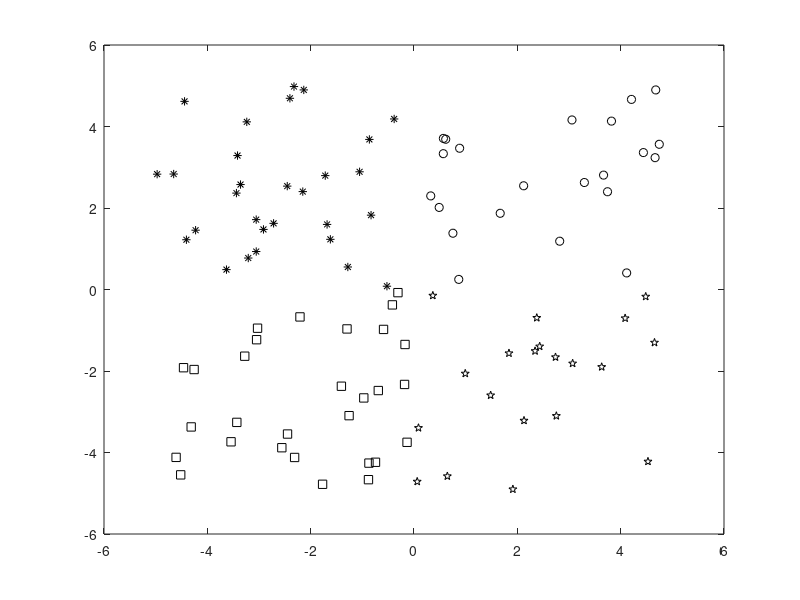

The MATLAB script that drew this image: (Note: this script raises an error after producing the figure.)
n_in  = 2;
n_middle1 = 6;
n_middle2 = 6;
n_out = 4;

W1 = 2 * rand(n_middle1, n_in + 1) - 1;
W2 = 2 * rand(n_middle2, n_middle1 + 1) - 1;
W3 = 2 * rand(n_out , n_middle2 + 1) - 1;

%W1 = [-5.610178594751309,0.220921071101528,0.875040696968087;0.209195526880620,3.643609673741753,-0.585734291327199];
%W2 = [-1.527146392319680,1.385365970700792,3.187447013420893;0.979321348454371,2.227885538080948,1.625213891378540];
%W3 = [0.700399008526771,0.393397358100480,-0.343210361637855;0.349992028881816,0.202788257962965,-0.168859007427732;-3.28307320379492,0.00364399663019973,3.27090765677685;1.05956677214521,-1.20175399157776,0.139514108601054];

n=100;
Mx=10;
E=Mx*rand([2,n])-Mx/2*ones(2,n); % Mittelwert Null
k1=E(1,:)>=0;
k2=E(2,:)>=0;
A=[and(k1,k2); ... % 1 Quadrant
and(not(k1),k2); ... % 2. Quadrant
and(not(k1),not(k2)); ... % 3. Quadrant
and(k1,not(k2))]; % 4. Quadrant

plot(E(1,A(1,:)),E(2,A(1,:)),'ok'); hold on
plot(E(1,A(2,:)),E(2,A(2,:)),'*k');
plot(E(1,A(3,:)),E(2,A(3,:)),'sk');
plot(E(1,A(4,:)),E(2,A(4,:)),'pk');

[W1,W2,W3] = train2(W1,W2,W3,E(:,1:50),A);

while true
    [ix,iy] = ginput(1);
    
    round(values2(W1,W2,W3,[ix;iy]))
end

%D = round(values2(W1,W2,W3,E));

%D
%D - A
